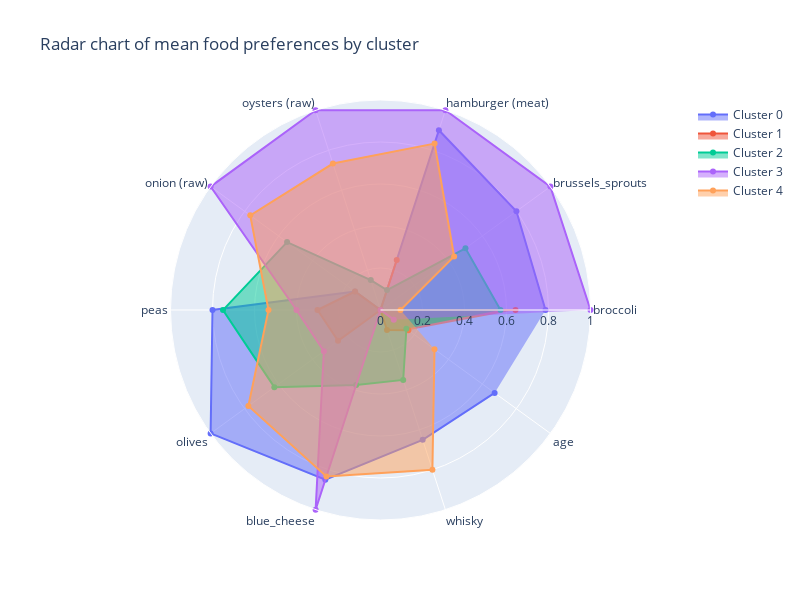

Notebook cell for this chart:
### Markdown cell above
#### 4.2.&nbsp; Radar chart
Having calculated the average score for each food by cluster, we now have a matrix that we can analyse. However, as data scientists with coding skills, we can visualise this information to gain a clearer understanding of why certain people are clustered together and why others aren't.

Visualising the data can help us to identify patterns and trends that would be difficult to see in a matrix. For example, we might be able to see that certain foods are consistently grouped together, while others are more spread out. This could suggest that there are different subgroups of students with different dietary preferences.

We can also use visualisation to identify outliers. For example, we might find a few students who have very different food preferences than the rest of the group. This could be due to a variety of factors, such as cultural background, medical conditions, or personal preferences.

### Code cell
# Create an empty list to store the Scatterpolar object of each cluster
scatter_objects = []

# State the label for each arm of the chart
categories = scaled_features_df.columns

# Iterate over the unique clusters and add an object for each cluster to the list
for cluster in sorted(scaled_features_df['cluster'].unique()):

  # Find the mean value for each column of the cluster
  cluster_means = [scaled_features_df.loc[scaled_features_df["cluster"] == cluster, scaled_features_df.columns[0]].mean(),
                  scaled_features_df.loc[scaled_features_df["cluster"] == cluster, scaled_features_df.columns[1]].mean(),
                  scaled_features_df.loc[scaled_features_df["cluster"] == cluster, scaled_features_df.columns[2]].mean(),
                  scaled_features_df.loc[scaled_features_df["cluster"] == cluster, scaled_features_df.columns[3]].mean(),
                  scaled_features_df.loc[scaled_features_df["cluster"] == cluster, scaled_features_df.columns[4]].mean(),
                  scaled_features_df.loc[scaled_features_df["cluster"] == cluster, scaled_features_df.columns[5]].mean(),
                  scaled_features_df.loc[scaled_features_df["cluster"] == cluster, scaled_features_df.columns[6]].mean(),
                  scaled_features_df.loc[scaled_features_df["cluster"] == cluster, scaled_features_df.columns[7]].mean(),
                  scaled_features_df.loc[scaled_features_df["cluster"] == cluster, scaled_features_df.columns[8]].mean(),
                  scaled_features_df.loc[scaled_features_df["cluster"] == cluster, scaled_features_df.columns[9]].mean()]
                  # Bonus: see if you can turn this code for `cluster_means` into a list comprehension

  # Create a Scatterpolar object for the cluster
  cluster_scatter = go.Scatterpolar(
    r = cluster_means, # set the radial coordinates
    theta = categories, # the names of the columns
    fill = 'toself', # fills in the space with colour
    name = f'Cluster {cluster}' # adds the name of the cluster
  )

  # Add the Scatterpolar object to the list
  scatter_objects.append(cluster_scatter)

# Create the figure (the white area)
fig = go.Figure()

# Add the scatter objects to the figure
fig.add_traces(scatter_objects)

# Add extras to the plot, such as title
fig.update_layout(
  title_text = 'Radar chart of mean food preferences by cluster',
  height = 600,
  width = 800,
  polar = dict(
    radialaxis = dict(
      visible = True, # visibility of the numbers on the arm
      range = [0, 1] # scale of the plot
    )),
  showlegend = True
)

# Show the initialised plot and the trace objects
fig.show()

### Figure 1 — Plotly figure (JSON) as saved in the notebook; plotly's stock layout.template omitted (floating-point values rounded to 4 significant figures)
{"data": [{"fill": "toself", "name": "Cluster 0", "r": [0.7857, 0.8, 0.9, 0, 0.15, 0.8, 1.0, 0.85, 0.65, 0.6719], "theta": ["broccoli", "brussels_sprouts", "hamburger (meat)", "oysters (raw)", " onion (raw)", "peas", "olives", "blue_cheese", "whisky", "age", "cluster"], "type": "scatterpolar"}, {"fill": "toself", "name": "Cluster 1", "r": [0.6429, 0, 0.25, 0, 0.15, 0.3, 0.25, 0, 0.1, 0.1641], "theta": ["broccoli", "brussels_sprouts", "hamburger (meat)", "oysters (raw)", " onion (raw)", "peas", "olives", "blue_cheese", "whisky", "age", "cluster"], "type": "scatterpolar"}, {"fill": "toself", "name": "Cluster 2", "r": [0.5714, 0.5, 0.1, 0.15, 0.55, 0.75, 0.625, 0.375, 0.35, 0.1523], "theta": ["broccoli", "brussels_sprouts", "hamburger (meat)", "oysters (raw)", " onion (raw)", "peas", "olives", "blue_cheese", "whisky", "age", "cluster"], "type": "scatterpolar"}, {"fill": "toself", "name": "Cluster 3", "r": [1.0, 1, 1, 1, 1, 0.4, 0.3333, 1, 0, 0.07812], "theta": ["broccoli", "brussels_sprouts", "hamburger (meat)", "oysters (raw)", " onion (raw)", "peas", "olives", "blue_cheese", "whisky", "age", "cluster"], "type": "scatterpolar"}, {"fill": "toself", "name": "Cluster 4", "r": [0.09524, 0.4333, 0.8333, 0.7333, 0.7667, 0.5333, 0.7778, 0.8333, 0.8, 0.3177], "theta": ["broccoli", "brussels_sprouts", "hamburger (meat)", "oysters (raw)", " onion (raw)", "peas", "olives", "blue_cheese", "whisky", "age", "cluster"], "type": "scatterpolar"}], "layout": {"height": 600, "polar": {"radialaxis": {"range": [0, 1], "visible": true}}, "showlegend": true, "title": {"text": "Radar chart of mean food preferences by cluster"}, "width": 800}}
